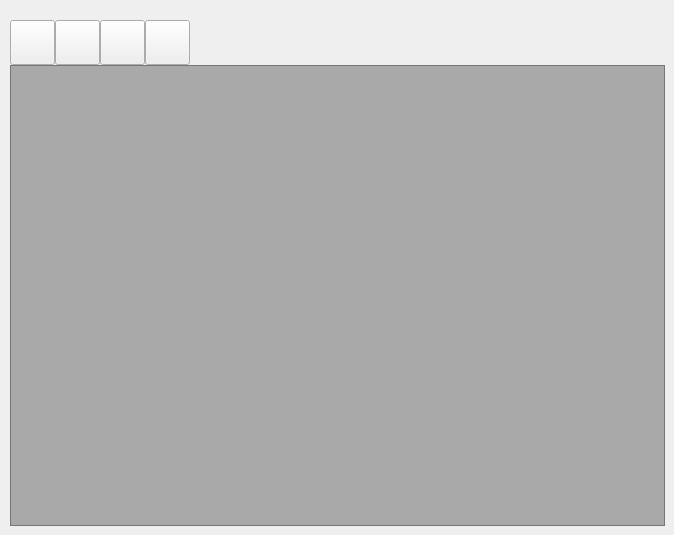
      <widget class="QWidget" name="page_sales">
       <widget class="QTableView" name="tableView_sales">
        <property name="geometry">
         <rect>
          <x>10</x>
          <y>65</y>
          <width>655</width>
          <height>461</height>
         </rect>
        </property>
        <property name="styleSheet">
         <string notr="true">background-color:rgb(0,0,0,75);</string>
        </property>
       </widget>
       <widget class="QPushButton" name="btn_sales_add">
        <property name="geometry">
         <rect>
          <x>10</x>
          <y>20</y>
          <width>45</width>
          <height>45</height>
         </rect>
        </property>
        <property name="minimumSize">
         <size>
          <width>45</width>
          <height>45</height>
         </size>
        </property>
        <property name="maximumSize">
         <size>
          <width>45</width>
          <height>45</height>
         </size>
        </property>
        <property name="text">
         <string/>
        </property>
        <property name="icon">
         <iconset resource="Icons/bookstore.qrc">
          <normaloff>:/Icons/plus-square.svg</normaloff>:/Icons/plus-square.svg</iconset>
        </property>
        <property name="iconSize">
         <size>
          <width>40</width>
          <height>40</height>
         </size>
        </property>
       </widget>
       <widget class="QPushButton" name="btn_sales_edit">
        <property name="geometry">
         <rect>
          <x>55</x>
          <y>20</y>
          <width>45</width>
          <height>45</height>
         </rect>
        </property>
        <property name="minimumSize">
         <size>
          <width>45</width>
          <height>45</height>
         </size>
        </property>
        <property name="maximumSize">
         <size>
          <width>45</width>
          <height>45</height>
         </size>
        </property>
        <property name="text">
         <string/>
        </property>
        <property name="icon">
         <iconset resource="Icons/bookstore.qrc">
          <normaloff>:/Icons/edit.svg</normaloff>:/Icons/edit.svg</iconset>
        </property>
        <property name="iconSize">
         <size>
          <width>40</width>
          <height>40</height>
         </size>
        </property>
       </widget>
       <widget class="QPushButton" name="btn_sales_delete">
        <property name="geometry">
         <rect>
          <x>145</x>
          <y>20</y>
          <width>45</width>
          <height>45</height>
         </rect>
        </property>
        <property name="minimumSize">
         <size>
          <width>45</width>
          <height>45</height>
         </size>
        </property>
        <property name="maximumSize">
         <size>
          <width>45</width>
          <height>45</height>
         </size>
        </property>
        <property name="text">
         <string/>
        </property>
        <property name="icon">
         <iconset resource="Icons/bookstore.qrc">
          <normaloff>:/Icons/minus-square.svg</normaloff>:/Icons/minus-square.svg</iconset>
        </property>
        <property name="iconSize">
         <size>
          <width>40</width>
          <height>40</height>
         </size>
        </property>
       </widget>
       <widget class="QPushButton" name="btn_sales_save">
        <property name="geometry">
         <rect>
          <x>100</x>
          <y>20</y>
          <width>45</width>
          <height>45</height>
         </rect>
        </property>
        <property name="minimumSize">
         <size>
          <width>45</width>
          <height>45</height>
         </size>
        </property>
        <property name="maximumSize">
         <size>
          <width>45</width>
          <height>45</height>
         </size>
        </property>
        <property name="text">
         <string/>
        </property>
        <property name="icon">
         <iconset resource="Icons/bookstore.qrc">
          <normaloff>:/Icons/save.svg</normaloff>:/Icons/save.svg</iconset>
        </property>
        <property name="iconSize">
         <size>
          <width>40</width>
          <height>40</height>
         </size>
        </property>
       </widget>
      </widget>
